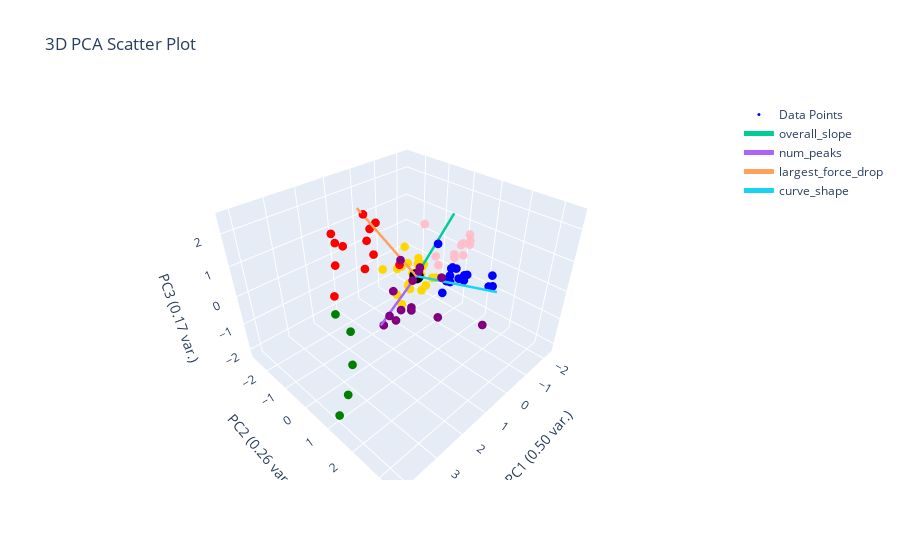

Notebook cell for this chart:
### Markdown cell above
### Features:
- overall_slope
- nums_peaks
- largest_force_drop
- curve_shape

### Code cell
kmeans_elbow = 6
kmeans = KMeans(n_clusters=kmeans_elbow, init="k-means++", n_init=100).fit(clustering_features_df)
# print(f"kmeans cluster centers: {kmeans.cluster_centers_}")
plotting.pca_analysis(clustering_features_df) # printing scree plot
# plotting.plot_clusters_together(kmeans.labels_, "kmeans")
plotting.plot_clusters_seperately(kmeans.labels_, clustering_features_df.index.tolist(), depth_resist_curve_df_list, data_features_df, "kmeans")
plotting.plot_pca(clustering_features_df, y_labels=kmeans.labels_, num_pc=3, graph_title="kmeans")

### Figure 1 — Plotly figure (JSON) as saved in the notebook; plotly's stock layout.template omitted (floating-point values rounded to 4 significant figures)
{"data": [{"marker": {"color": ["blue", "gold", "gold", "pink", "purple", "gold", "gold", "blue", "blue", "gold", "gold", "pink", "blue", "pink", "purple", "gold", "pink", "blue", "blue", "gold", "red", "gold", "gold", "gold", "pink", "blue", "red", "purple", "gold", "purple", "green", "red", "gold", "blue", "purple", "green", "blue", "blue", "blue", "purple", "gold", "green", "blue", "red", "purple", "pink", "purple", "purple", "pink", "red", "red", "red", "gold", "red", "pink", "red", "blue", "gold", "gold", "green", "blue", "pink", "gold", "red", "purple", "purple", "purple", "gold", "purple", "gold", "purple", "red", "pink", "blue", "red", "pink", "gold", "green"], "size": 3}, "mode": "markers", "name": "Data Points", "type": "scatter3d", "x": [-1.022, -0.3698, -0.09636, -2.096, 1.522, -0.9418, -1.093, -1.237, -1.157, -0.4412, -0.5293, -1.574, -0.9996, -1.541, 1.12, -0.6463, -0.6235, -1.296, -0.9746, 0.2565, 0.3732, -0.5422, -0.1959, -0.5153, -1.662, -0.6009, 1.168, 0.582, -0.2392, 0.9933, 3.549, 0.7288, -0.9192, -1.061, 1.004, 2.666, -1.133, -0.9528, -0.5738, 1.39, -0.9399, 3.313, -0.8979, 0.4048, 0.8262, -1.3, 1.414, 0.8348, -1.985, 2.616, 1.079, 1.353, -1.182, 2.17, -1.668, 1.237, -1.26, 0.06605, -0.3043, 4.152, -0.8944, -1.953, -0.9112, 1.383, 0.6746, 0.5835, 1.565, -1.265, 0.7321, -0.2068, 1.323, 0.5631, -2.004, -1.278, 1.259, -2.277, -0.4334, 2.891], "y": [0.8177, -0.8699, -0.9273, 0.3519, 0.5809, -0.03805, -1.751, 1.856, 1.024, -0.5844, -0.2568, 0.1691, 1.034, -0.586, 1.129, -0.9243, -0.2857, 0.3414, 2.073, -0.3687, -1.634, -0.2651, -0.5587, -0.4282, 0.08554, 0.2813, -0.8485, 0.399, -0.1529, 0.1214, 0.7207, -1.086, -0.1629, 0.4455, 0.3372, 0.06241, 0.9391, 1.959, 0.5728, 0.7426, -0.6642, 0.5726, 0.4471, -0.3108, 0.8908, -0.2481, 3.414, 1.609, 0.4201, -0.4172, -2.672, -0.7214, -0.8424, -1.249, 0.4346, -2.287, 0.3209, -0.7902, -0.6402, 1.302, 0.596, 0.1154, -2.522, -1.699, 0.4524, 1.454, 0.4574, -0.8559, 0.507, -0.4676, -0.0677, -1.135, 0.1482, 0.5059, -0.8826, 0.1835, 0.00399, 0.323], "z": [-0.1886, 0.5108, -0.2024, 0.5236, 0.4983, -0.5197, -0.9334, 0.3073, -0.01666, -0.3609, -0.9173, 0.04929, -0.1388, -0.2122, 1.199, -1.032, 1.416, -0.1183, 0.1656, -1.121, 1.126, 0.007257, 0.1295, 0.008783, 0.09398, 0.9845, 1.337, 0.3065, 0.463, -1.078, 0.9161, 0.6017, -0.5767, -0.2737, 1.147, -0.5489, -0.06215, 0.1126, -0.6228, -0.1274, -0.7168, -2.167, -0.4033, 0.4432, 1.078, -0.2992, 0.9179, -0.2081, 0.4559, 1.354, 0.8305, 2.261, -0.5788, -0.2821, 0.2078, 0.7189, -0.1534, -1.059, -0.8119, -1.696, -0.3595, 0.3357, -1.32, 0.904, -0.6902, 0.9059, -0.3952, -0.5171, -0.5187, -0.8104, -1.184, 1.579, 0.3864, -0.08114, 0.4255, 0.6153, -0.5504, -1.468]}, {"marker": {"color": "black", "size": 5}, "mode": "markers", "name": "Origin", "showlegend": false, "type": "scatter3d", "x": [0], "y": [0], "z": [0]}, {"line": {"width": 5}, "mode": "lines+text", "name": "overall_slope", "textposition": "top center", "type": "scatter3d", "x": [0, -1.813], "y": [0, -0.1429], "z": [0, 1.403]}, {"line": {"width": 5}, "mode": "lines+text", "name": "num_peaks", "textposition": "top center", "type": "scatter3d", "x": [0, 1.888], "y": [0, 0.4419], "z": [0, -0.5667]}, {"line": {"width": 5}, "mode": "lines+text", "name": "largest_force_drop", "textposition": "top center", "type": "scatter3d", "x": [0, 1.466], "y": [0, -0.8179], "z": [0, 2.444]}, {"line": {"width": 5}, "mode": "lines+text", "name": "curve_shape", "textposition": "top center", "type": "scatter3d", "x": [0, 0.03704], "y": [0, 2.849], "z": [0, 0.8599]}], "layout": {"autosize": true, "scene": {"xaxis": {"title": {"text": "PC1 (0.50 var.)"}}, "yaxis": {"title": {"text": "PC2 (0.26 var.)"}}, "zaxis": {"title": {"text": "PC3 (0.17 var.)"}}}, "title": {"text": "3D PCA Scatter Plot"}}}
